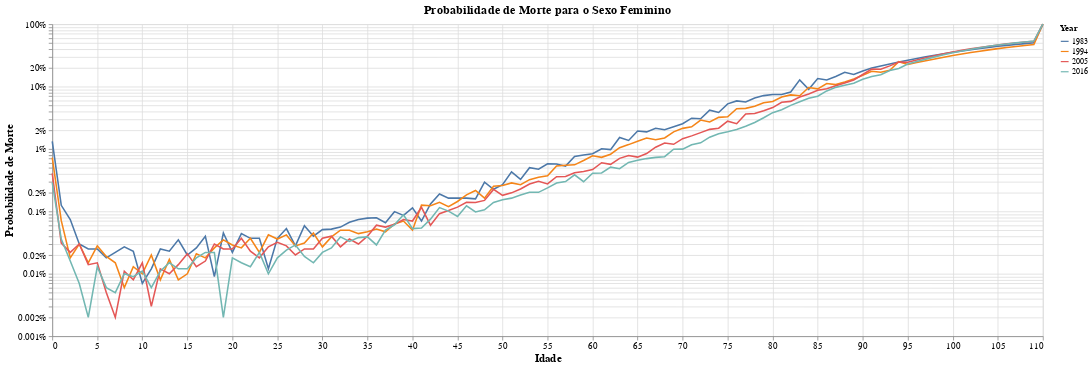
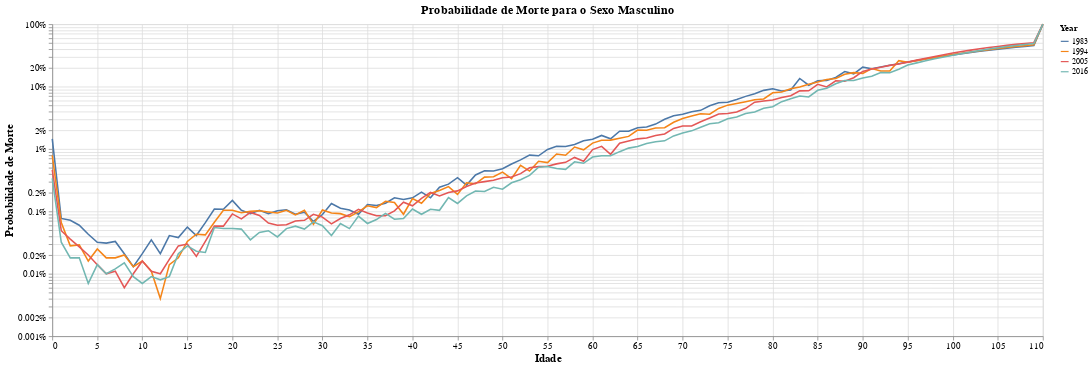
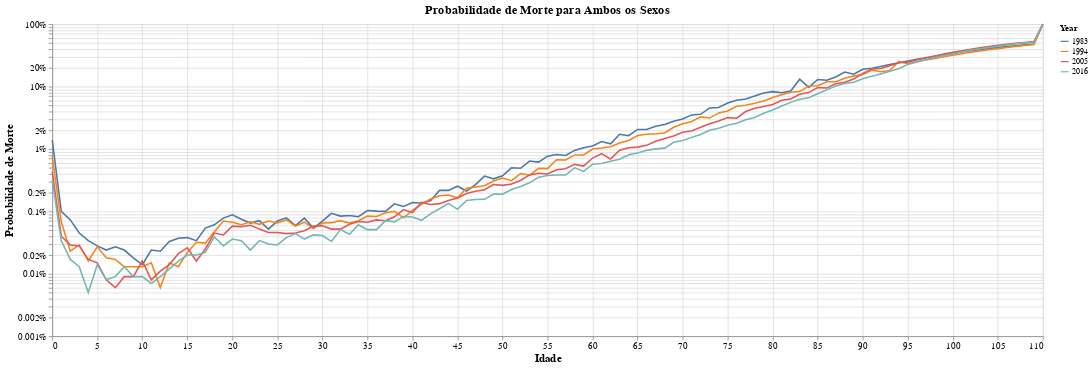

Notebook cell for these charts, in order:
### Markdown cell above
Gerando gráficos da probabilidade de morte por idade com a biblioteca Altair.

### Code cell
def plot_qx(data, anos, sexo):
    idade = list(map(lambda x: x, range(0, 111)))
    probs = data[(data['Year'].isin(anos)) & (data['Age'].isin(idade))][['Year', 'Age', 'qx']]
    return probs
qx_fem = plot_qx(df_fem, lista_anos, 'Feminino')
qx_mas = plot_qx(df_mas, lista_anos, 'Masculino')
qx_amb = plot_qx(df_amb, lista_anos, 'Ambos os Sexos')

chart_fem = alt.Chart(qx_fem).mark_line().encode(
    x=alt.X('Age:Q', title='Idade'),
    y=alt.Y('qx:Q', scale=alt.Scale(type='log'), title='Probabilidade de Morte').axis(format='%'),
    color='Year:N'
).properties(
    title='Probabilidade de Morte para o Sexo Feminino',
    width=1270,
    height=400
).configure_axis(
    labelFontSize=12,
    titleFontSize=14
).configure_title(
    fontSize=16
)

chart_mas = alt.Chart(qx_mas).mark_line().encode(
    x=alt.X('Age:Q', title='Idade'),
    y=alt.Y('qx:Q', scale=alt.Scale(type='log'), title='Probabilidade de Morte').axis(format='%'),
    color='Year:N'
).properties(
    title='Probabilidade de Morte para o Sexo Masculino',
    width=1270,
    height=400
).configure_axis(
    labelFontSize=12,
    titleFontSize=14
).configure_title(
    fontSize=16
)

chart_amb = alt.Chart(qx_amb).mark_line().encode(
    x=alt.X('Age:Q', title='Idade'),
    y=alt.Y('qx:Q', scale=alt.Scale(type='log'), title='Probabilidade de Morte').axis(format='%'),
    color='Year:N'
).properties(
    title='Probabilidade de Morte para Ambos os Sexos',
    width=1270,
    height=400
).configure_axis(
    labelFontSize=12,
    titleFontSize=14
).configure_title(
    fontSize=16
)

chart_fem.show()
chart_mas.show()
chart_amb.show()

### Figure 1 — Vega-Lite specification as saved in the notebook (floating-point values rounded to 4 significant figures; data arrays with more than 128 entries replaced by an {"elided": "..."} marker saying what was removed)
{"config": {"view": {"continuousWidth": 300, "continuousHeight": 300}, "axis": {"labelFontSize": 12, "titleFontSize": 14}, "title": {"fontSize": 16}}, "data": {"name": "data-51611dddddfdbb1b2fb65ee1ade48391"}, "mark": {"type": "line"}, "encoding": {"color": {"field": "Year", "type": "nominal"}, "x": {"field": "Age", "title": "Idade", "type": "quantitative"}, "y": {"axis": {"format": "%"}, "field": "qx", "scale": {"type": "log"}, "title": "Probabilidade de Morte", "type": "quantitative"}}, "height": 400, "title": "Probabilidade de Morte para o Sexo Feminino", "width": 1270, "$schema": "https://vega.github.io/schema/vega-lite/v5.20.1.json", "datasets": {"data-51611dddddfdbb1b2fb65ee1ade48391": {"elided": "444 records"}}}

### Figure 2 — Vega-Lite specification as saved in the notebook (floating-point values rounded to 4 significant figures; data arrays with more than 128 entries replaced by an {"elided": "..."} marker saying what was removed)
{"config": {"view": {"continuousWidth": 300, "continuousHeight": 300}, "axis": {"labelFontSize": 12, "titleFontSize": 14}, "title": {"fontSize": 16}}, "data": {"name": "data-0b51bb56e29813a6db2c55e18a9af0e1"}, "mark": {"type": "line"}, "encoding": {"color": {"field": "Year", "type": "nominal"}, "x": {"field": "Age", "title": "Idade", "type": "quantitative"}, "y": {"axis": {"format": "%"}, "field": "qx", "scale": {"type": "log"}, "title": "Probabilidade de Morte", "type": "quantitative"}}, "height": 400, "title": "Probabilidade de Morte para o Sexo Masculino", "width": 1270, "$schema": "https://vega.github.io/schema/vega-lite/v5.20.1.json", "datasets": {"data-0b51bb56e29813a6db2c55e18a9af0e1": {"elided": "444 records"}}}

### Figure 3 — Vega-Lite specification as saved in the notebook (floating-point values rounded to 4 significant figures; data arrays with more than 128 entries replaced by an {"elided": "..."} marker saying what was removed)
{"config": {"view": {"continuousWidth": 300, "continuousHeight": 300}, "axis": {"labelFontSize": 12, "titleFontSize": 14}, "title": {"fontSize": 16}}, "data": {"name": "data-ffd30c24935d138c3bd4ebdc0857ba43"}, "mark": {"type": "line"}, "encoding": {"color": {"field": "Year", "type": "nominal"}, "x": {"field": "Age", "title": "Idade", "type": "quantitative"}, "y": {"axis": {"format": "%"}, "field": "qx", "scale": {"type": "log"}, "title": "Probabilidade de Morte", "type": "quantitative"}}, "height": 400, "title": "Probabilidade de Morte para Ambos os Sexos", "width": 1270, "$schema": "https://vega.github.io/schema/vega-lite/v5.20.1.json", "datasets": {"data-ffd30c24935d138c3bd4ebdc0857ba43": {"elided": "444 records"}}}
